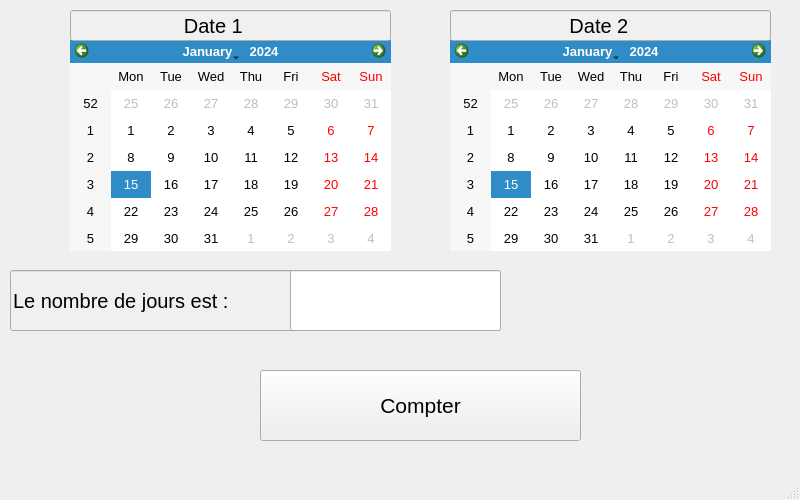
<?xml version="1.0" encoding="UTF-8"?>
<ui version="4.0">
 <class>MainWindow</class>
 <widget class="QMainWindow" name="MainWindow">
  <property name="geometry">
   <rect>
    <x>0</x>
    <y>0</y>
    <width>800</width>
    <height>500</height>
   </rect>
  </property>
  <property name="minimumSize">
   <size>
    <width>800</width>
    <height>500</height>
   </size>
  </property>
  <property name="maximumSize">
   <size>
    <width>800</width>
    <height>500</height>
   </size>
  </property>
  <property name="font">
   <font>
    <pointsize>10</pointsize>
   </font>
  </property>
  <property name="windowTitle">
   <string>MainWindow</string>
  </property>
  <widget class="QWidget" name="centralwidget">
   <widget class="QCalendarWidget" name="date2">
    <property name="geometry">
     <rect>
      <x>450</x>
      <y>40</y>
      <width>321</width>
      <height>211</height>
     </rect>
    </property>
   </widget>
   <widget class="QCalendarWidget" name="date1">
    <property name="geometry">
     <rect>
      <x>70</x>
      <y>40</y>
      <width>321</width>
      <height>211</height>
     </rect>
    </property>
   </widget>
   <widget class="QLineEdit" name="nb">
    <property name="geometry">
     <rect>
      <x>290</x>
      <y>270</y>
      <width>211</width>
      <height>61</height>
     </rect>
    </property>
    <property name="font">
     <font>
      <pointsize>27</pointsize>
     </font>
    </property>
    <property name="text">
     <string>              </string>
    </property>
    <property name="readOnly">
     <bool>true</bool>
    </property>
   </widget>
   <widget class="QPushButton" name="pushButton">
    <property name="geometry">
     <rect>
      <x>260</x>
      <y>370</y>
      <width>321</width>
      <height>71</height>
     </rect>
    </property>
    <property name="font">
     <font>
      <pointsize>16</pointsize>
     </font>
    </property>
    <property name="text">
     <string>Compter</string>
    </property>
   </widget>
   <widget class="QLineEdit" name="lineEdit">
    <property name="geometry">
     <rect>
      <x>70</x>
      <y>10</y>
      <width>321</width>
      <height>31</height>
     </rect>
    </property>
    <property name="font">
     <font>
      <pointsize>15</pointsize>
     </font>
    </property>
    <property name="styleSheet">
     <string notr="true">background-color: rgb(240, 240, 240);</string>
    </property>
    <property name="text">
     <string>                    Date 1</string>
    </property>
    <property name="readOnly">
     <bool>true</bool>
    </property>
   </widget>
   <widget class="QLineEdit" name="lineEdit_2">
    <property name="geometry">
     <rect>
      <x>450</x>
      <y>10</y>
      <width>321</width>
      <height>31</height>
     </rect>
    </property>
    <property name="font">
     <font>
      <pointsize>15</pointsize>
     </font>
    </property>
    <property name="styleSheet">
     <string notr="true">border-color: rgb(255, 255, 255);
background-color: rgb(240, 240, 240);</string>
    </property>
    <property name="text">
     <string>                     Date 2</string>
    </property>
    <property name="readOnly">
     <bool>true</bool>
    </property>
   </widget>
   <widget class="QLineEdit" name="lineEdit_3">
    <property name="geometry">
     <rect>
      <x>10</x>
      <y>270</y>
      <width>491</width>
      <height>61</height>
     </rect>
    </property>
    <property name="font">
     <font>
      <pointsize>15</pointsize>
     </font>
    </property>
    <property name="styleSheet">
     <string notr="true">background-color: rgb(240, 240, 240);
border-color: rgb(240, 240, 240);</string>
    </property>
    <property name="text">
     <string>Le nombre de jours est :</string>
    </property>
    <property name="readOnly">
     <bool>true</bool>
    </property>
   </widget>
   <zorder>lineEdit_3</zorder>
   <zorder>date2</zorder>
   <zorder>date1</zorder>
   <zorder>nb</zorder>
   <zorder>pushButton</zorder>
   <zorder>lineEdit</zorder>
   <zorder>lineEdit_2</zorder>
  </widget>
  <widget class="QMenuBar" name="menubar">
   <property name="geometry">
    <rect>
     <x>0</x>
     <y>0</y>
     <width>800</width>
     <height>21</height>
    </rect>
   </property>
  </widget>
  <widget class="QStatusBar" name="statusbar"/>
 </widget>
 <resources/>
 <connections/>
</ui>
